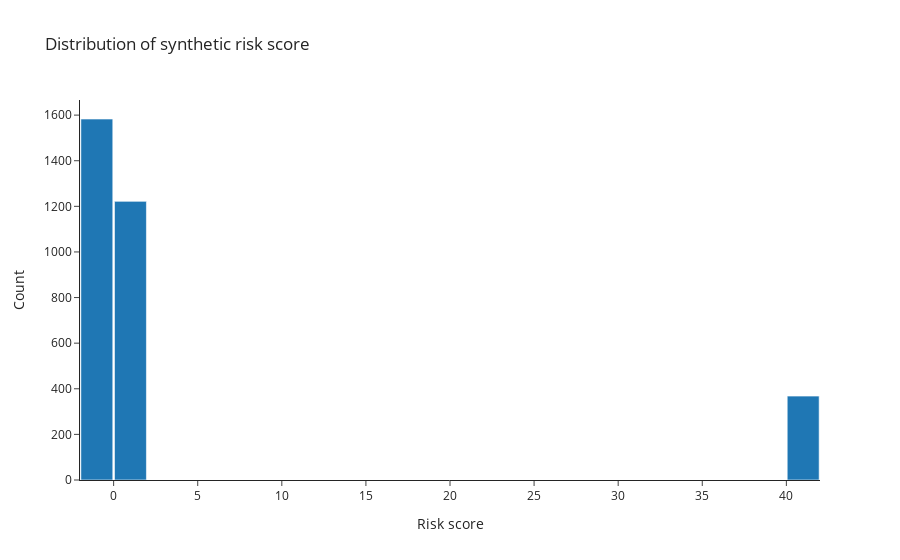

Write notebook code for a chart like this one.
### Code cell
print(df[RISK_COL].describe())
fig = go.Figure()
fig.add_trace(go.Histogram(x=df[RISK_COL], nbinsx=30, name='Risk score'))
fig.update_layout(title='Distribution of synthetic risk score',
                  xaxis_title='Risk score', yaxis_title='Count',
                  template='simple_white', bargap=0.05)
fig.show()

### Figure 1 — Plotly figure (JSON) as saved in the notebook; plotly's stock layout.template omitted (floating-point values rounded to 4 significant figures; data arrays with more than 128 entries replaced by an {"elided": "..."} marker saying what was removed)
{"data": [{"name": "Risk score", "nbinsx": 30, "type": "histogram", "x": {"elided": "3173 float values"}}], "layout": {"bargap": 0.05, "title": {"text": "Distribution of synthetic risk score"}, "xaxis": {"title": {"text": "Risk score"}}, "yaxis": {"title": {"text": "Count"}}}}
